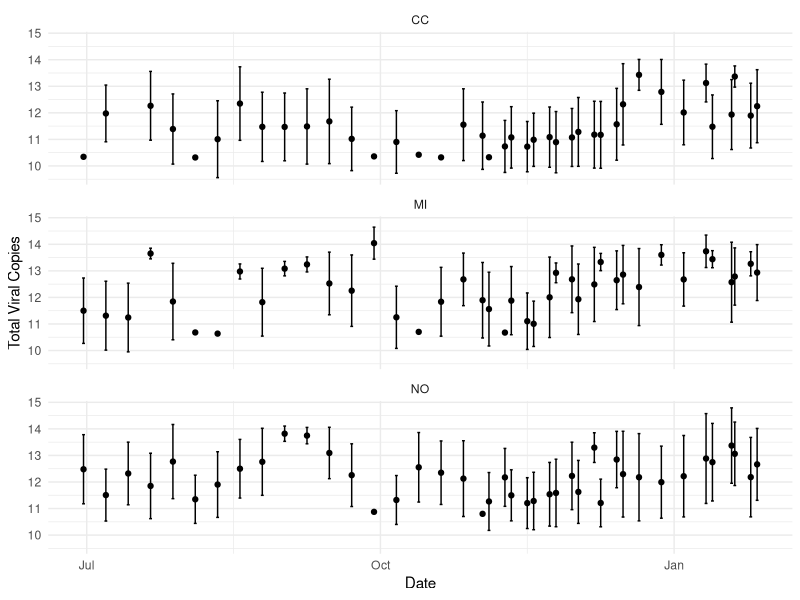

This chart was generated by the following R code:
#Load Libraries

library(tidyverse)
library(plyr)
library(dplyr)

#Load Data

n1_n2 = read.csv("./data/processed_data/n1_n2_plant.csv")
n1_n2$date = as.Date(n1_n2$date)

n1_n2 = n1_n2 %>% filter(total_copies != "NA")
n1_n2 = n1_n2 %>% mutate(total_copies = log10(total_copies))
n1_n2_cleaned = plyr::ddply(n1_n2, c("wrf", "collection_num","date"), summarize, mean_copy_num_uL_rxn = mean(copy_num_uL_rxn), mean_copy_num_L = mean(copy_num_L), sd_L = sd(copy_num_L), mean_total_copies = mean(total_copies), sd_total_copies = sd(total_copies)) 
n1_n2_cleaned = n1_n2_cleaned %>% mutate(ymax = mean_total_copies + sd_total_copies, ymin = mean_total_copies - sd_total_copies)

n1_n2_cleaned %>% ggplot(aes(x = date, y = mean_total_copies)) + 
  geom_point() + 
  geom_errorbar(aes(ymax = ymax, ymin = ymin)) + 
  facet_wrap(~wrf, ncol = 1) +
  theme(axis.text.x = element_text(angle = 45)) + 
  ylab("Total Viral Copies") + 
  xlab("Date") + 
  theme_minimal()
